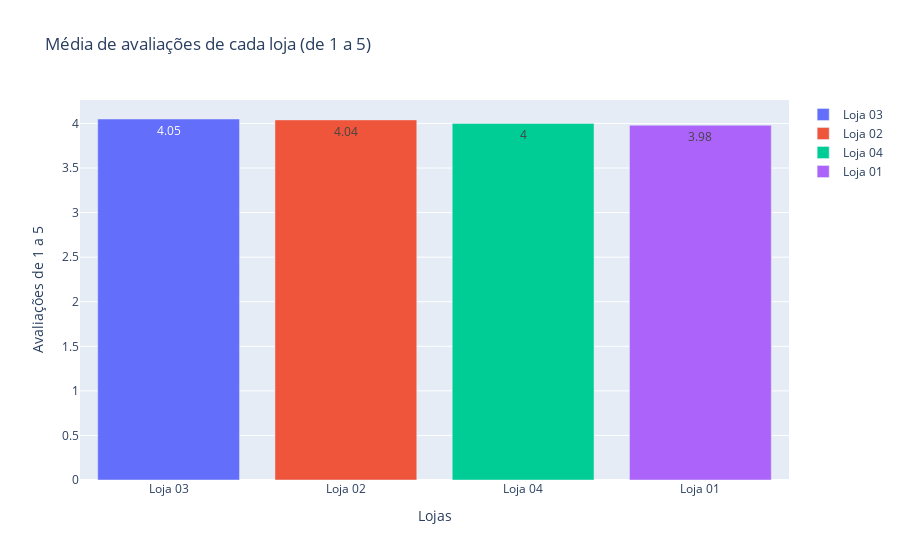

Write notebook code for a chart like this one.
### Markdown cell above
## Visualizando as médias com gráfico de barras interativo

Assim como nas análises anteriores, vamos utilizar o gráfico de barras para uma melhor visualização. Nesse contexto, além de facilitar na visualização dos dados, vai ser muito útil para comparação entre as médias das lojas

### Code cell
fig = px.bar(medias_avaliacoes,
       x='ID da Loja',
       y='Avaliação da compra',
       color='ID da Loja', 
       title='Média de avaliações de cada loja (de 1 a 5)',
       text='Avaliação da compra'
      )

fig.update_layout(legend_title_text='')
fig.update_yaxes(title_text='Avaliações de 1 a 5')
fig.update_xaxes(title_text='Lojas')

fig.show()

### Figure 1 — Plotly figure (JSON) as saved in the notebook; plotly's stock layout.template omitted (floating-point values rounded to 4 significant figures)
{"data": [{"hovertemplate": "ID da Loja=%{x}<br>Avaliação da compra=%{text}<extra></extra>", "legendgroup": "Loja 03", "marker": {"color": "#636efa", "pattern": {"shape": ""}}, "name": "Loja 03", "orientation": "v", "showlegend": true, "text": [4.05], "textposition": "auto", "type": "bar", "x": ["Loja 03"], "xaxis": "x", "y": [4.05], "yaxis": "y"}, {"hovertemplate": "ID da Loja=%{x}<br>Avaliação da compra=%{text}<extra></extra>", "legendgroup": "Loja 02", "marker": {"color": "#EF553B", "pattern": {"shape": ""}}, "name": "Loja 02", "orientation": "v", "showlegend": true, "text": [4.04], "textposition": "auto", "type": "bar", "x": ["Loja 02"], "xaxis": "x", "y": [4.04], "yaxis": "y"}, {"hovertemplate": "ID da Loja=%{x}<br>Avaliação da compra=%{text}<extra></extra>", "legendgroup": "Loja 04", "marker": {"color": "#00cc96", "pattern": {"shape": ""}}, "name": "Loja 04", "orientation": "v", "showlegend": true, "text": [4.0], "textposition": "auto", "type": "bar", "x": ["Loja 04"], "xaxis": "x", "y": [4.0], "yaxis": "y"}, {"hovertemplate": "ID da Loja=%{x}<br>Avaliação da compra=%{text}<extra></extra>", "legendgroup": "Loja 01", "marker": {"color": "#ab63fa", "pattern": {"shape": ""}}, "name": "Loja 01", "orientation": "v", "showlegend": true, "text": [3.98], "textposition": "auto", "type": "bar", "x": ["Loja 01"], "xaxis": "x", "y": [3.98], "yaxis": "y"}], "layout": {"barmode": "relative", "legend": {"title": {"text": ""}, "tracegroupgap": 0}, "title": {"text": "Média de avaliações de cada loja (de 1 a 5)"}, "xaxis": {"anchor": "y", "categoryarray": ["Loja 03", "Loja 02", "Loja 04", "Loja 01"], "categoryorder": "array", "domain": [0, 1], "title": {"text": "Lojas"}}, "yaxis": {"anchor": "x", "domain": [0, 1], "title": {"text": "Avaliações de 1 a 5"}}}}
